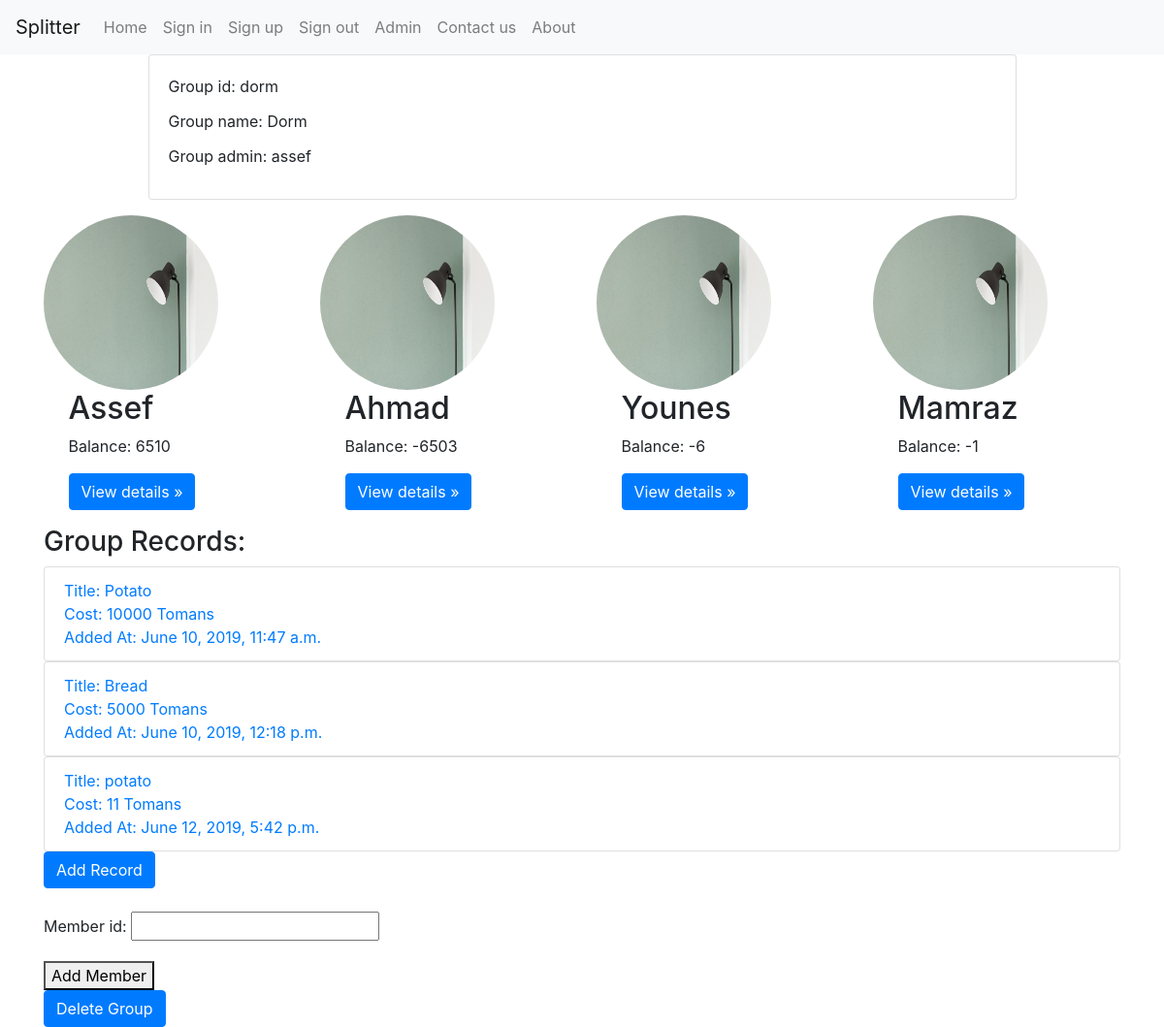
Before: /assef/dorm with the older database file.
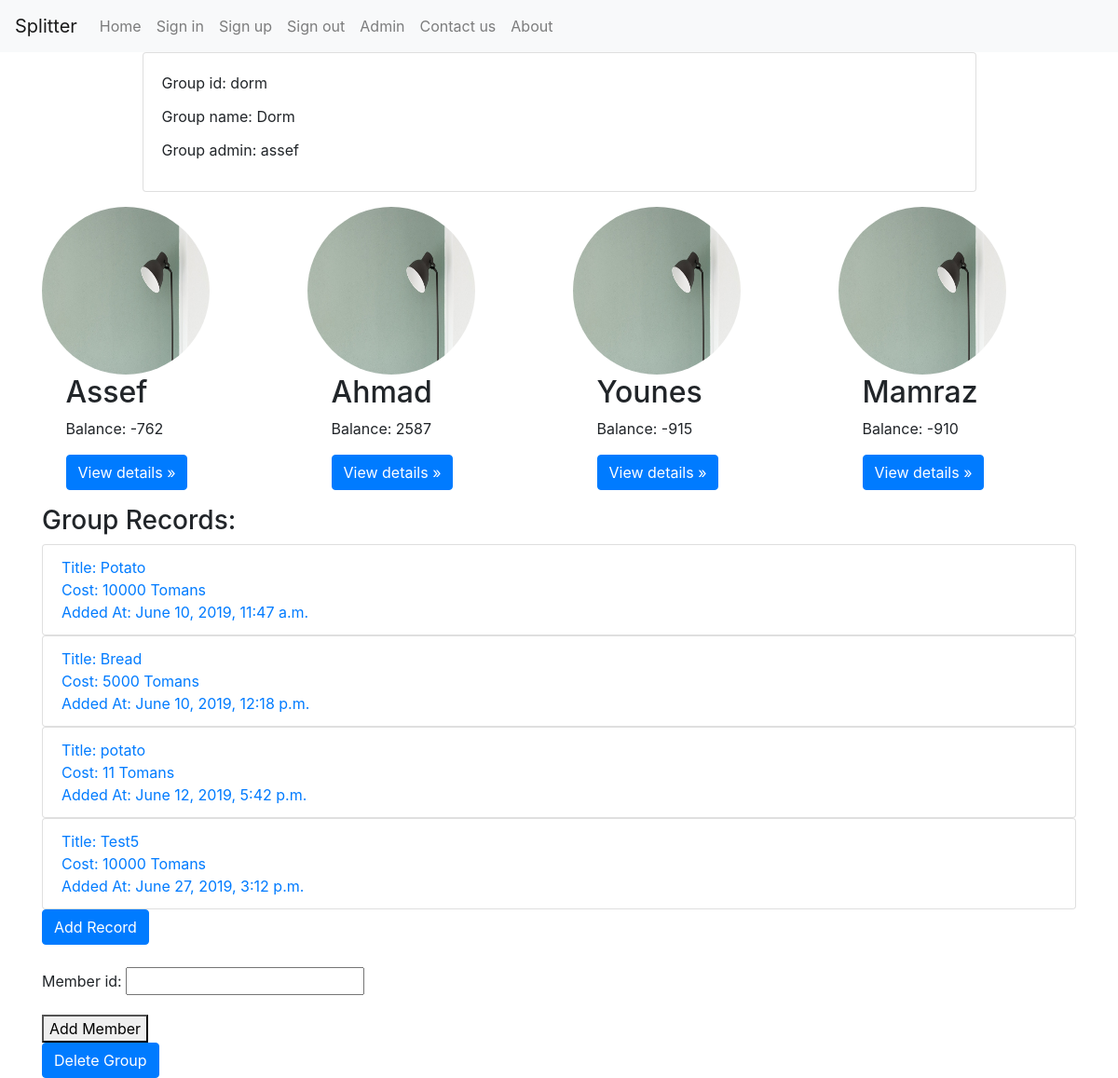
After: the same page with the newer database file.
### main/models.py (models this page shows, shortened)
class Group(models.Model):
    group_id = models.SlugField(max_length=20, unique=True)
    group_name = models.CharField(max_length=20)
    admin_fk = models.ForeignKey(Account, on_delete=models.CASCADE)
    def get_absolute_url(self):
        return f"/{self.group_id}"

class Account(models.Model):
    first_name = models.CharField(max_length=20)
    last_name = models.CharField(max_length=20)
    account_id = models.SlugField(max_length=20, unique=True)
    password = models.CharField(max_length=20)
    def get_absolute_url(self):
        return f"/{self.account_id}"

class GroupMember(models.Model):
    group_fk = models.ForeignKey(Group, on_delete=models.CASCADE)
    member_fk = models.ForeignKey(Account, on_delete=models.CASCADE)
    balance = models.IntegerField(default=0)

class Record(models.Model):
    group_fk = models.ForeignKey(Group, on_delete=models.CASCADE)
    account_fk = models.ForeignKey(Account, on_delete=models.CASCADE,
                                   related_name='account_fk_name')
    payer_fk = models.ForeignKey(Account, on_delete=models.CASCADE,
                                 related_name='payer_fk_name')
    title = models.CharField(max_length=20)
    cost = models.IntegerField()
    date_time = models.DateTimeField(auto_now=True, null=True)

### main/views.py (the view)
# urls.py: path('<slug:account_id>/<slug:group_id>', views.group_view),
def group_view(request, account_id, group_id):
    form = AddMemberForm(request.POST or None)
    if form.is_valid():
        try:
            member_id = form.data['member_id']
            group = Group.objects.get(group_id=group_id)
            member = Account.objects.get(account_id=member_id)
            group_member = GroupMember(group_fk=group, member_fk=member)
            group_member.save()
            records = Record.objects.filter(group_fk=group)
            for record in records:
                RecordRatio.objects.create(record_fk=record, member_fk=member,)
            return redirect(group_view,
                            account_id=account_id,
                            group_id=group_id)
        except Exception:
            title = 'Add New Member Error'
    else:
        title = 'Group'
    template_name = 'group.html'
    group = Group.objects.get(group_id=group_id)
    account = Account.objects.get(account_id=account_id)
    members = GroupMember.objects.filter(group_fk=group)
    records = Record.objects.filter(group_fk=group)
    pays = Pays.objects.filter(group_fk=group)
    details = {}
    for member in members:
        temp = {}
        for pay in pays:
            if pay.debtor_fk == member.member_fk:
                temp[pay.creditor_fk.account_id] = pay.amount
            elif pay.creditor_fk == member.member_fk:
                temp[pay.debtor_fk.account_id] = pay.amount
        details[member.member_fk.account_id] = temp
    print(details)
    context = {'title': title, 'form': form,
               'group': group, 'members': members, 'account': account,
               'records': records, 'details': details}
    return render(request, template_name, context)

### main/forms.py
class AddMemberForm(forms.Form):
    member_id = forms.SlugField(max_length=20)

### main/templates/group.html (shortened to what this page needs)
{% extends "base.html" %}
{% load static %}
{% block navbar %}
{% include 'navbar.html' %}
{% endblock %}
{% block content %}
<div class='col-12 col-md-10 mb-3 mx-auto'>
    <div class='card'>
        <div class='card-body'>
            <p class='card-title'>Group id: {{ group.group_id }}</p>
            <p class='card-title'>Group name: {{ group.group_name }}</p>
            <p class='card-title'>Group admin: {{ group.admin_fk.account_id}}</p>
        </div>
    </div>
</div>
<div class="row justify-content-center">
    {% for member in members %}
    <div class="col col-sm-6 col-lg-3">
        <img class="rounded-circle" src="{% static 'img/test.jpeg' %}" width="180" height="180">
        <h2 style="padding-left: 10%;">{{ member.member_fk.first_name }}</h2>
        <p style="padding-left: 10%;">Balance: {{ member.balance }}</p>
        <p style="padding-left: 10%;">
            <button class="btn btn-primary" type="button" data-toggle="collapse"
                data-target="#{{ member.member_fk.first_name }}" aria-expanded="false"
                aria-controls="{{ member.member_fk.first_name }}">
                View details &raquo;
            </button>
        </p>
    </div>
    {% endfor %}
</div>
<h3>Group Records:</h3>
{% for record in records %}
<a href="{{ group.group_id }}/{{ record.pk }}">
    <ul class="list-group">
        <li class="list-group-item">
            Title: {{ record.title }}
            Cost: {{ record.cost }} Tomans
            Added At: {{ record.date_time }}
        </li>
    </ul>
</a>
{% endfor %}
<a class="btn btn-primary" href="{{ account.get_absolute_url }}{{ group.get_absolute_url }}/add-record"
    role="button">Add Record</a>
<br>
<br>
{% if group.admin_fk == account %}
<form method='POST' action='' enctype='multipart/form-data'> {% csrf_token %}
    {{ form.as_p }}
    <button type='submit'>Add Member</button>
</form>
<a class="btn btn-primary" href="{{ account.get_absolute_url }}{{ group.get_absolute_url }}/delete_group"
    role="button">Delete Group</a>
{% endif %}
{% endblock %}

### main/templates/base.html (shortened to what this page needs)
{% load static %}
<!doctype html>
<html lang="en">
<head>
    <link rel="stylesheet" type="text/css" href="{% static 'css/bootstrap.min.css' %}">
</head>
<body>
    <head>
        {% block navbar %}{% endblock %}
    </head>
    <main role="main" class="container">
        {% block content %}{% endblock %}
    </main>
</body>
</html>

### main/templates/navbar.html (shortened to what this page needs)
<nav class="navbar navbar-expand-lg navbar-light bg-light">
    <a class="navbar-brand" href="/">Splitter</a>
    <div class="collapse navbar-collapse" id="navbarSupportedContent">
        <ul class="navbar-nav mr-auto">
            <li class="nav-item">
                <a class="nav-link" href="/">Home</a>
            </li>
            <li class="nav-item">
                <a class="nav-link" href="/sign-in">Sign in</a>
            </li>
            <li class="nav-item">
                <a class="nav-link" href="/sign-up">Sign up</a>
            </li>
            <li class="nav-item">
                <a class="nav-link" href="/sign-out">Sign out</a>
            </li>
            <li class="nav-item">
                <a class="nav-link" href="/admin/">Admin</a>
            </li>
            <li class="nav-item">
                <a class="nav-link" href="/contact">Contact us</a>
            </li>
            <li class="nav-item">
                <a class="nav-link" href="/about">About</a>
            </li>
        </ul>
    </div>
</nav>

Changed rows visible on the page:
changed GroupMember "Assef": balance "6510" → "-762"
changed GroupMember "Ahmad": balance "-6503" → "2587"
changed GroupMember "Younes": balance "-6" → "-915"
changed GroupMember "Mamraz": balance "-1" → "-910"
added Record: title "Test5", cost "10000", date_time "June 27, 2019, 3:12 p.m."
